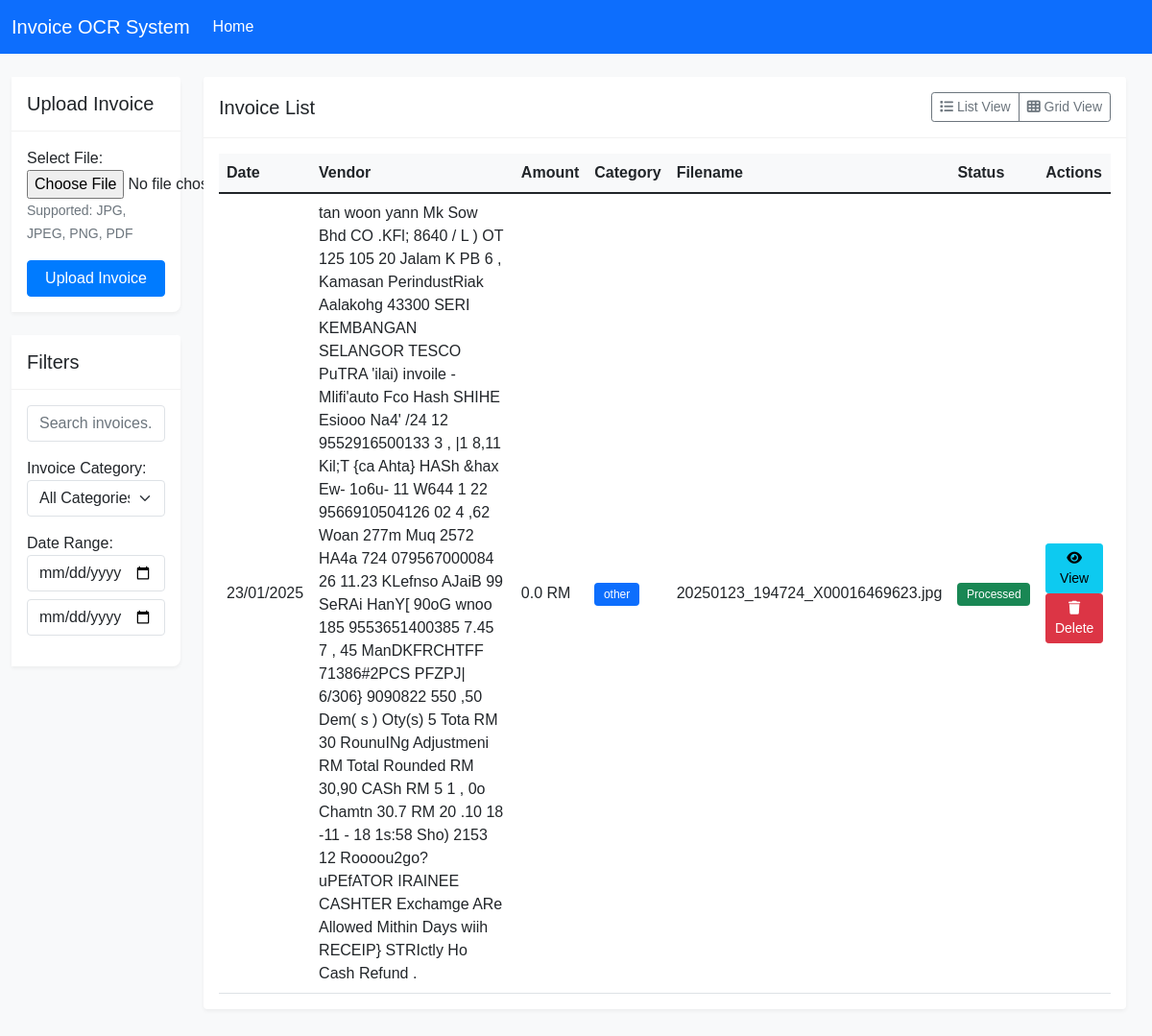
The page /index on the database as committed earlier.
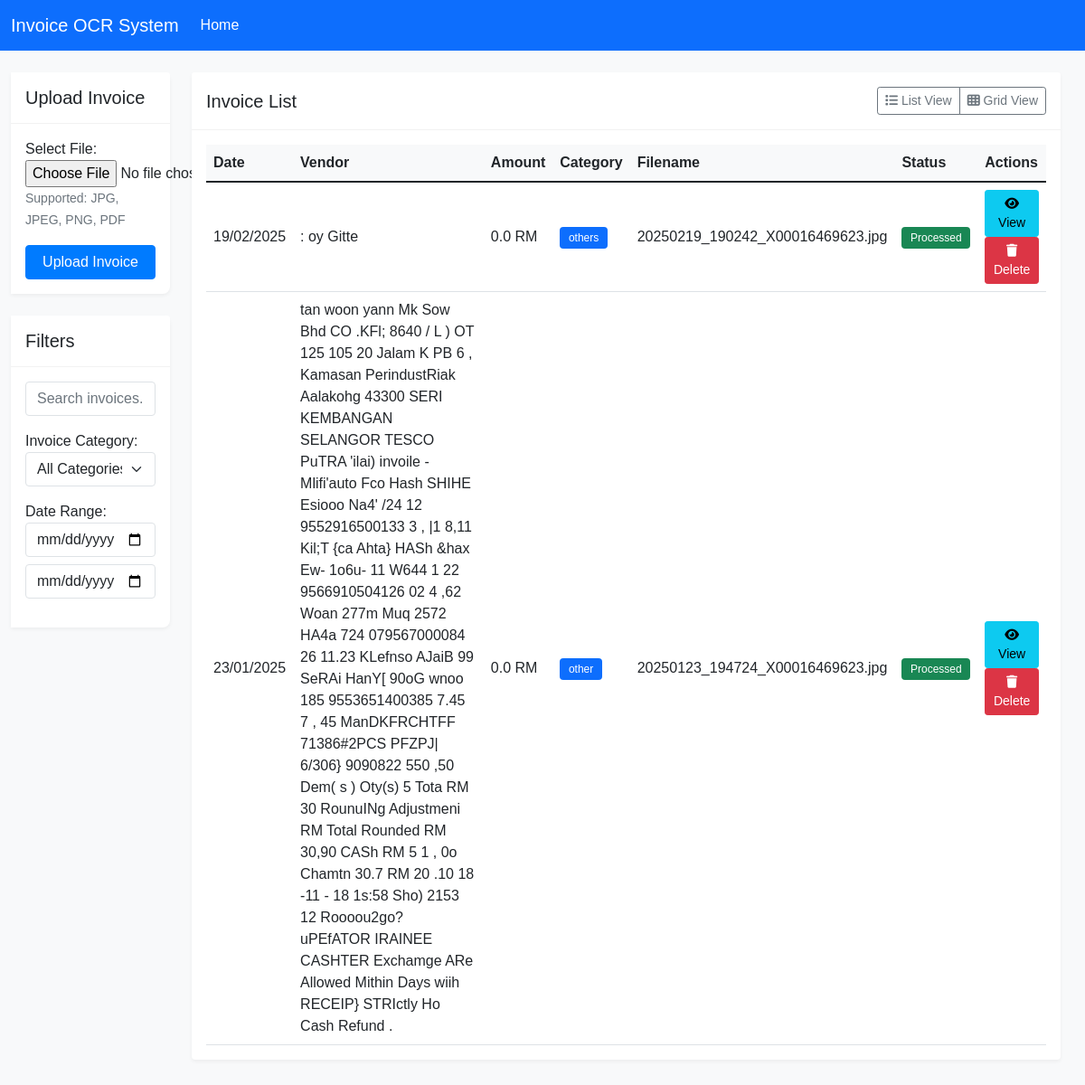
The same page on the database as committed later.
### app/models/invoice.py (models this page shows)
class Invoice(db.Model):
    id = db.Column(db.Integer, primary_key=True)
    filename = db.Column(db.String(255))  # Dosya adını saklamak için yeni alan
    date = db.Column(db.DateTime, nullable=False, default=datetime.utcnow)
    vendor = db.Column(db.String(200))
    amount = db.Column(db.Float)
    category = db.Column(db.String(50))
    invoice_number = db.Column(db.String(100))
    tax_id = db.Column(db.String(100))
    tax_amount = db.Column(db.Float)
    raw_text = db.Column(db.Text)
    confidence = db.Column(db.Float)
    created_at = db.Column(db.DateTime, default=datetime.utcnow)

### app/web/routes.py (the view)
@web_bp.route('/')
@web_bp.route('/index')
def index():
    try:
        invoices = Invoice.query.order_by(Invoice.created_at.desc()).all()
        for invoice in invoices:
            timestamp = invoice.date.strftime('%Y%m%d_%H%M%S')
            if not invoice.filename:  # Eğer filename boşsa
                invoice.filename = f"{timestamp}_invoice.pdf"  # Varsayılan bir isim ver
        return render_template('index.html', invoices=invoices)
    except Exception as e:
        current_app.logger.error(f"Error rendering index: {str(e)}")
        return str(e), 500

### app/web/templates/index.html (shortened to what this page needs)
{% extends "base.html" %}
{% block styles %}
<link rel="stylesheet" href="{{ url_for('static', filename='css/invoice-styles.css') }}">
{% endblock %}
{% block content %}
<div class="row">
    <div class="col-md-2">
        <div class="card mb-4 ms-0">
            <div class="card-header">
                <h5 class="mb-0">Upload Invoice</h5>
            </div>
            <div class="card-body">
                <form id="uploadForm" enctype="multipart/form-data">
                    <div class="form-group">
                        <label for="file">Select File:</label>
                        <input type="file"
                               class="form-control-file"
                               id="file"
                               name="file"
                               accept=".jpg,.jpeg,.png,.pdf"
                               required>
                        <small class="text-muted">Supported: JPG, JPEG, PNG, PDF</small>
                    </div>
                    <button type="submit" class="btn btn-primary w-100 mt-3">
                        Upload Invoice
                    </button>
                </form>
            </div>
        </div>
        <div class="card ms-0">
            <div class="card-header">
                <h5 class="mb-0">Filters</h5>
            </div>
            <div class="card-body">
                <div class="mb-3">
                    <input type="text"
                           class="form-control"
                           id="searchInput"
                           placeholder="Search invoices...">
                </div>
                <div class="mb-3">
                    <label>Invoice Category:</label>
                    <select class="form-select" id="categoryFilter">
                        <option value="">All Categories</option>
                    </select>
                </div>
                <div class="mb-3">
                    <label>Date Range:</label>
                    <input type="date" class="form-control mb-2" id="startDate">
                    <input type="date" class="form-control" id="endDate">
                </div>
            </div>
        </div>
    </div>
    <div class="col-md-10">
        <div class="card mb-4">
            <div class="card-header d-flex justify-content-between align-items-center">
                <h5 class="mb-0">Invoice List</h5>
                <div class="btn-group">
                    <button class="btn btn-sm btn-outline-secondary">
                        <i class="fas fa-list"></i> List View
                    </button>
                    <button class="btn btn-sm btn-outline-secondary">
                        <i class="fas fa-th"></i> Grid View
                    </button>
                </div>
            </div>
            <div class="card-body">
                <div class="table-responsive">
                    <table class="table table-hover">
                        <thead>
                            <tr>
                                <th>Date</th>
                                <th>Vendor</th>
                                <th>Amount</th>
                                <th>Category</th>
                                <th>Filename</th>
                                <th>Status</th>
                                <th>Actions</th>
                            </tr>
                        </thead>
                        <tbody id="invoiceList">
                            {% for invoice in invoices %}
                            <tr>
                                <td class="invoice-date">{{ invoice.date.strftime('%d/%m/%Y') }}</td>
                                <td class="vendor-name">{{ invoice.vendor }}</td>
                                <td class="total-amount">{{ invoice.amount }} RM</td>
                                <td><span class="badge bg-primary invoice-category">{{ invoice.category }}</span></td>
                                <td>{{ invoice.filename }}</td>
                                <td><span class="badge bg-success">Processed</span></td>
                                <td>
                                    <button class="btn btn-sm btn-info view-btn"
                                            data-id="{{ invoice.id }}"
                                            data-file-url="{{ url_for('static', filename='uploads/permanent/' + invoice.filename) }}"
                                            data-filename="{{ invoice.filename }}"
                                            data-invoice-number="{{ invoice.invoice_number }}"
                                            data-date="{{ invoice.date.strftime('%d/%m/%Y') }}"
                                            data-category="{{ invoice.category }}"
                                            data-vendor="{{ invoice.vendor }}"
                                            data-tax-id="{{ invoice.tax_id }}"
                                            data-tax-amount="{{ invoice.tax_amount }}"
                                            data-total-amount="{{ invoice.amount }}"
                                            data-raw-text="{{ invoice.raw_text }}">
                                        <i class="fas fa-eye"></i> View
                                    </button>
                                    <button class="btn btn-sm btn-danger delete-btn" data-id="{{ invoice.id }}">
                                        <i class="fas fa-trash"></i> Delete
                                    </button>
                                </td>
                            </tr>
                            {% endfor %}
                        </tbody>
                    </table>
                </div>
            </div>
        </div>
    </div>
</div>
{% endblock %}

### app/web/templates/base.html (shortened to what this page needs)
<!DOCTYPE html>
<html lang="en">
<head>
    <link href="https://cdn.jsdelivr.net/npm/bootstrap@5.1.3/dist/css/bootstrap.min.css" rel="stylesheet">
    <link href="https://cdnjs.cloudflare.com/ajax/libs/font-awesome/6.0.0/css/all.min.css" rel="stylesheet">
    <link href="https://cdn.jsdelivr.net/npm/sweetalert2@11/dist/sweetalert2.min.css" rel="stylesheet">
    <link rel="stylesheet" href="{{ url_for('static', filename='css/invoice-styles.css') }}">
    {% block styles %}{% endblock %}
</head>
<body>
    <nav class="navbar navbar-expand-lg navbar-dark bg-primary">
        <div class="container-fluid">
            <a class="navbar-brand" href="/">Invoice OCR System</a>
            <div class="collapse navbar-collapse" id="navbarNav">
                <ul class="navbar-nav">
                    <li class="nav-item">
                        <a class="nav-link active" href="/">Home</a>
                    </li>
                </ul>
            </div>
        </div>
    </nav>
    <main class="container-fluid py-4">
        {% block content %}{% endblock %}
    </main>
</body>
</html>

### app/static/css/invoice-styles.css (style rules this page uses)
body { background-color: #f8f9fa; min-height: 100vh; }
main { min-height: calc(100vh - 60px); }
.card { box-shadow: 0 2px 4px rgba(0,0,0,.05); border: none; margin-bottom: 1rem; }
.card-header { background-color: #fff; border-bottom: 1px solid rgba(0,0,0,.05); padding: 1rem; }
.form-control, .form-select { border: 1px solid #dee2e6; }
.table { margin-bottom: 0; }
.table th { border-top: none; background-color: #f8f9fa; font-weight: 600; }
body { font-family: Arial, sans-serif; }
.btn-primary { background-color: #007bff; border-color: #007bff; }
.table td { vertical-align: middle; }
.badge { padding: 0.5em 0.8em; font-weight: 500; }
.col-md-2 .card { margin-left: 0; padding-left: 0; border-radius: 0 8px 8px 0; }
.col-md-10 .card { margin-right: 15px; }
.table-responsive { min-height: 400px; }
.table th { white-space: nowrap; }

Rows that differ between the two databases and show on the page:
added Invoice: date "19/02/2025", vendor ": oy Gitte", amount "0.0", category "others", filename "20250219_190242_X00016469623.jpg"
